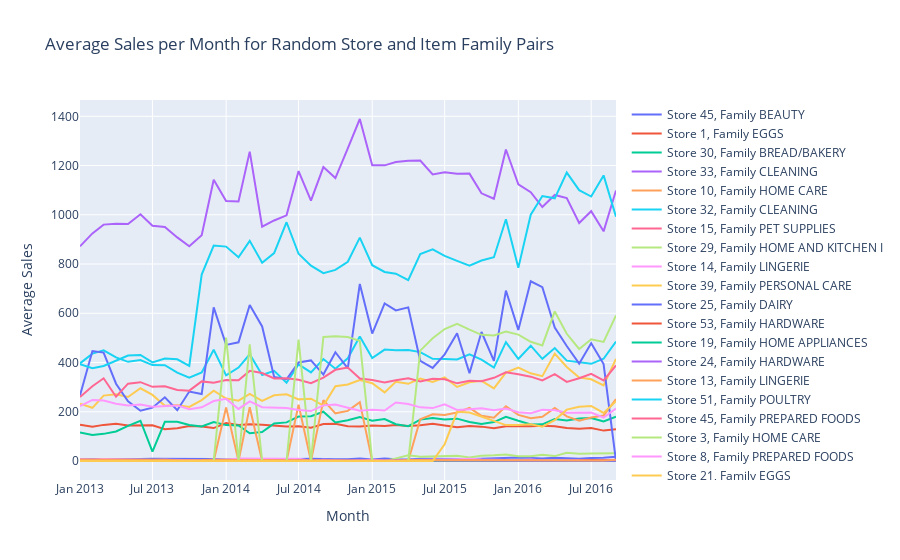

The code cell stored with this chart in its notebook:
### Code cell
train_data['year_month'] = pd.to_datetime(train_data['date']).dt.to_period('M')

random_pairs = train_data[['store_number', 'item_family']].drop_duplicates().sample(n=20, random_state=45)

fig = go.Figure()

for _, (store_number, item_family) in random_pairs.iterrows():
    filtered_data = train_data[(train_data['store_number'] == store_number) & (train_data['item_family'] == item_family)]    
    monthly_sales_summary = filtered_data.groupby('year_month')['item_sales'].mean().reset_index()
    monthly_sales_summary['year_month'] = monthly_sales_summary['year_month'].dt.to_timestamp()
    
    fig.add_trace(go.Scatter(x=monthly_sales_summary['year_month'], y=monthly_sales_summary['item_sales'], 
                             mode='lines', name=f'Store {store_number}, Family {item_family}'))

fig.update_layout(title='Average Sales per Month for Random Store and Item Family Pairs',
                  xaxis_title='Month',
                  yaxis_title='Average Sales',
                  template='plotly')

fig.show()
